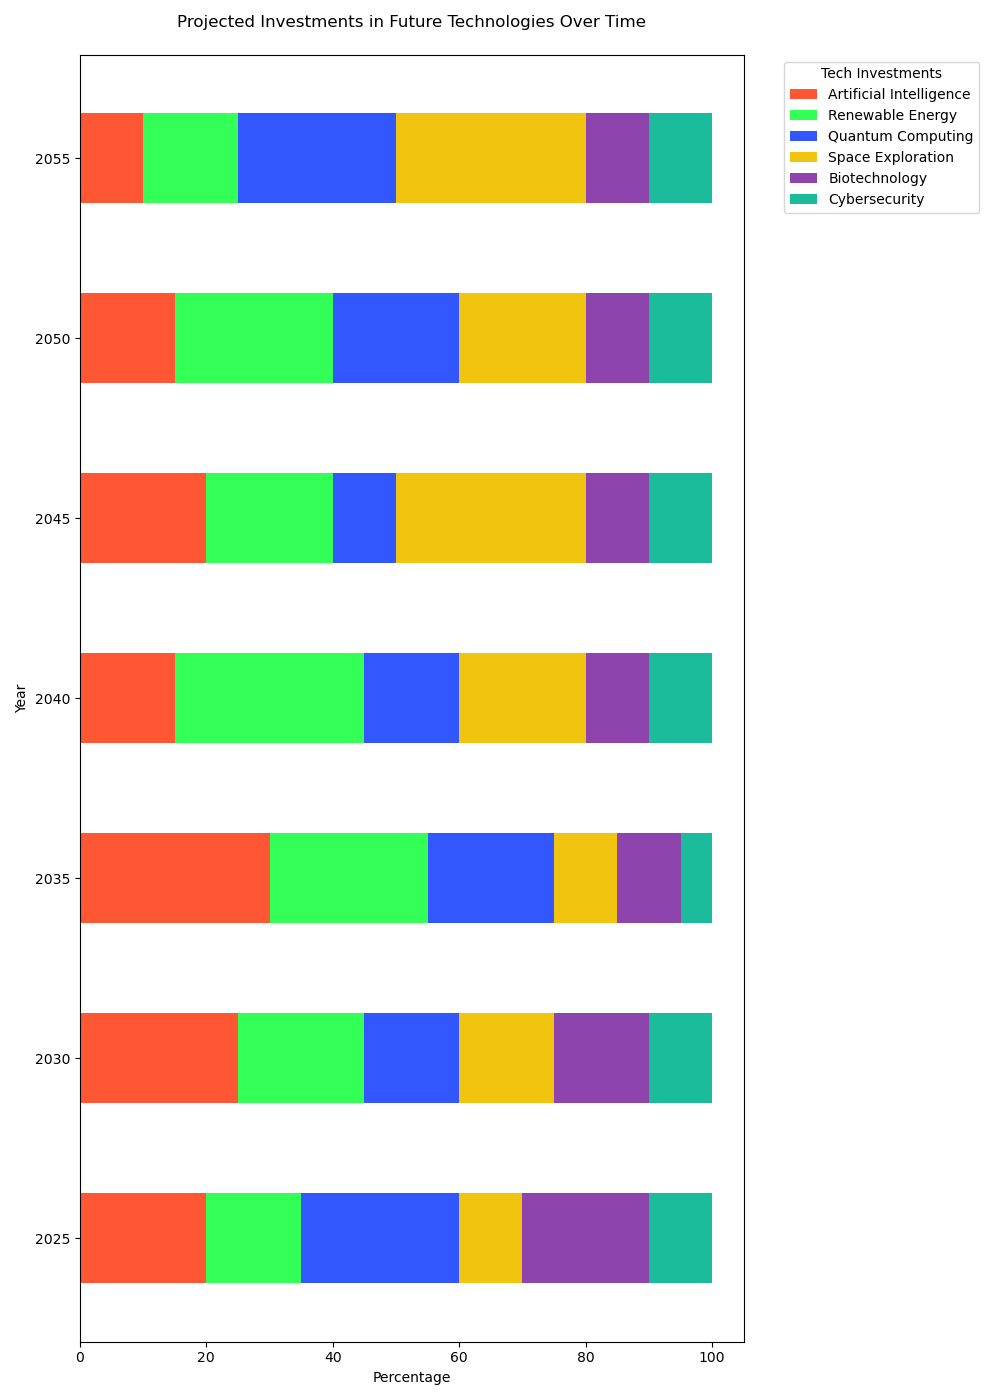

This chart was generated by the following Python code:

import matplotlib.pyplot as plt
import pandas as pd
import seaborn as sns

data = [
    {'Category': '2025', 'Artificial Intelligence': '20%', 'Renewable Energy': '15%', 'Quantum Computing': '25%', 'Space Exploration': '10%', 'Biotechnology': '20%', 'Cybersecurity': '10%'},
    {'Category': '2030', 'Artificial Intelligence': '25%', 'Renewable Energy': '20%', 'Quantum Computing': '15%', 'Space Exploration': '15%', 'Biotechnology': '15%', 'Cybersecurity': '10%'},
    {'Category': '2035', 'Artificial Intelligence': '30%', 'Renewable Energy': '25%', 'Quantum Computing': '20%', 'Space Exploration': '10%', 'Biotechnology': '10%', 'Cybersecurity': '5%'},
    {'Category': '2040', 'Artificial Intelligence': '15%', 'Renewable Energy': '30%', 'Quantum Computing': '15%', 'Space Exploration': '20%', 'Biotechnology': '10%', 'Cybersecurity': '10%'},
    {'Category': '2045', 'Artificial Intelligence': '20%', 'Renewable Energy': '20%', 'Quantum Computing': '10%', 'Space Exploration': '30%', 'Biotechnology': '10%', 'Cybersecurity': '10%'},
    {'Category': '2050', 'Artificial Intelligence': '15%', 'Renewable Energy': '25%', 'Quantum Computing': '20%', 'Space Exploration': '20%', 'Biotechnology': '10%', 'Cybersecurity': '10%'},
    {'Category': '2055', 'Artificial Intelligence': '10%', 'Renewable Energy': '15%', 'Quantum Computing': '25%', 'Space Exploration': '30%', 'Biotechnology': '10%', 'Cybersecurity': '10%'}
]

df = pd.DataFrame(data)
df = df.set_index('Category')
df = df.applymap(lambda x: int(x.replace('%', '')))

cumulative_sum = df.cumsum(axis=1)

colors = ['#FF5733', '#33FF57', '#3357FF', '#F1C40F', '#8E44AD', '#1ABC9C']

fig, ax = plt.subplots(figsize=(10, 14))

bottom = None

for column, color in zip(df.columns, colors):
    ax.barh(df.index, df[column], left=bottom, label=column, color=color, height=0.5)
    bottom = cumulative_sum[column]

ax.legend(title='Tech Investments', bbox_to_anchor=(1.05, 1), loc='upper left')

ax.set_xlabel('Percentage')
ax.set_ylabel('Year')
ax.set_title('Projected Investments in Future Technologies Over Time', pad=20)

plt.tight_layout()
plt.show()
